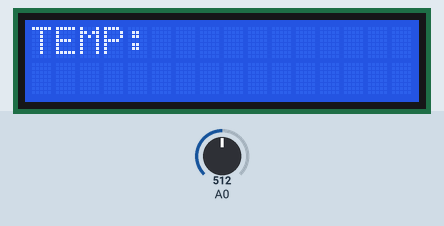
Simulated run of this sketch. Board: Arduino Uno, built with avr-gcc and run on an emulated ATmega328P. On the bench: 16×2 character LCD. The test bench sets the inputs (shaded band); at power-on: A0 = 512. What the sketch prints to the serial monitor is not drawn.

Above: at 1.2 s.
1.3 s: A0 set to 250
At 2.5 s:
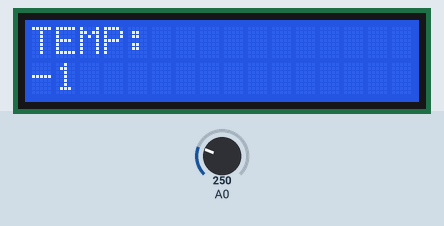
2.8 s: A0 set to 100
At 2.91 s:
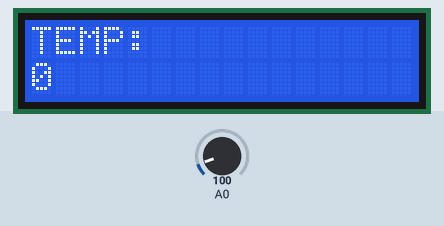
Timing chart, 0 to 5.8 s (numbered marks = the images above; inputs shaded):
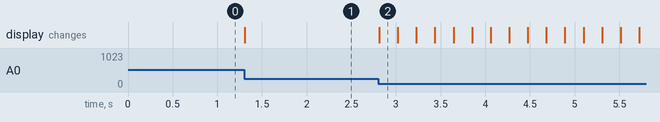

Measured:
- after the input at 1.3 s, the display: changes at once (image 1)
- after the input at 2.8 s, the display: changes at once (image 2)

The sketch:

lcd1.ino
```cpp
//Sample using LiquidCrystal library
#include <LiquidCrystal.h>
/*******************************************************
This program will test the LCD panel and the buttons
Mark Bramwell, July 2010
********************************************************/
// select the pins used on the LCD panel
LiquidCrystal lcd(8, 9, 4, 5, 6, 7);
// define some values used by the panel and buttons
int lcd_key = 0;
int adc_key_in = 0;
#define btnRIGHT 0
#define btnUP 1
#define btnDOWN 2
#define btnLEFT 3
#define btnSELECT 4
#define btnNONE 5
int x;
int x_1;
int previous = LOW;
int previous_1=LOW;
unsigned long time = 0;           // the last time the output pin was toggled
unsigned long debounce = 200UL;
int count=0;
void setup() {
  // put your setup code here, to run once:
Serial.begin(9600);
lcd.begin(16, 2); // start the library
lcd.setCursor(0,0);
lcd.print("TEMP:"); // print a simple message
}

void loop() {
  // put your main code here, to run repeatedly:
adc_key_in = analogRead(0);
Serial.println(adc_key_in);
if(adc_key_in<110 && adc_key_in>90){
      x=HIGH;
       }
else if(adc_key_in<260 && adc_key_in >240)
{
  x_1=HIGH;
}
else
{
       x_1=LOW;
       x=LOW;
}

//else if (adc_key_in <790)
//{
//  x_1=HIGH;
//}

 if(x==HIGH &&previous==LOW && millis()-time >debounce)
  {
     lcd.clear();
     lcd.setCursor(0,0);
     count=count+1;
     lcd.print("TEMP:");
     lcd.setCursor(0,1);
     lcd.print(count);
     adc_key_in=1000;
     time = millis();
   }
else if(x_1==HIGH &&previous_1==LOW && millis()-time >debounce)
  {
     lcd.clear();
     lcd.setCursor(0,0);
     count=count-1;
     lcd.print("TEMP:");
     lcd.setCursor(0,1);
     lcd.print(count);
     adc_key_in=1000;
     time = millis();
   }
/* if(adc_key_in<195){
  previous=HIGH;
}
else
{
  previous=LOW;
}*/
if(adc_key_in<110 && adc_key_in >90){
      previous=HIGH;
       }
else if(adc_key_in<260 && adc_key_in >240)
{ previous_1=HIGH; }
     else
      {
        previous_1=LOW;
       previous=LOW;
       }


}
```
